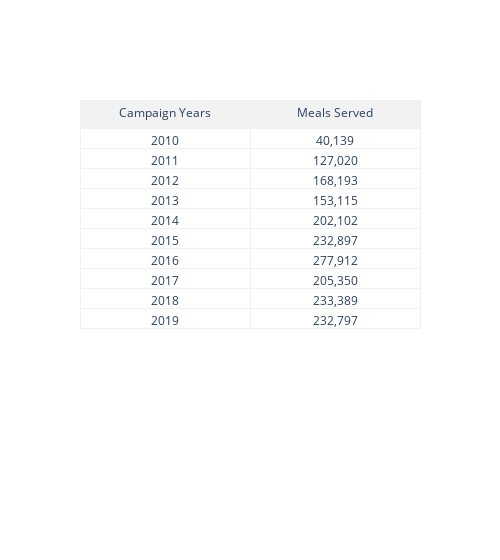

Write notebook code for a chart like this one.
### Code cell
table_simple = go.Figure(data=[go.Table(
    header=dict(values=[['Campaign Years'],['Meals Served']],
                fill_color='#F2F2F2',
                line_color='#F1F1F1',
                align='center'),
    cells=dict(values=[dfs['Campaign Year'], dfs['Meals Served'].map("{:,.0f}".format)],
               fill_color='white',
               line_color='#F1F1F1',
               align='center'))
])

table_simple.layout.update({'width' : 500})

table_simple.show()

### Figure 1 — Plotly figure (JSON) as saved in the notebook; plotly's stock layout.template omitted (floating-point values rounded to 4 significant figures)
{"data": [{"cells": {"align": "center", "fill": {"color": "white"}, "line": {"color": "#F1F1F1"}, "values": [[2010, 2011, 2012, 2013, 2014, 2015, 2016, 2017, 2018, 2019], ["40,139", "127,020", "168,193", "153,115", "202,102", "232,897", "277,912", "205,350", "233,389", "232,797"]]}, "header": {"align": "center", "fill": {"color": "#F2F2F2"}, "line": {"color": "#F1F1F1"}, "values": [["Campaign Years"], ["Meals Served"]]}, "type": "table"}], "layout": {"width": 500}}
